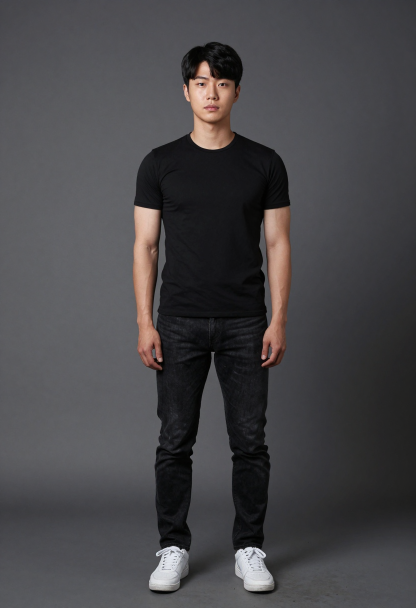
#> input picture docs/refs/character/character_sage_front_00001.png, 832 x 1216 px (shown at 1/2 size); its folder holds 4 pictures in this run
$ python contact_sheet.py
#> lines starting #> are read from the running program, lines starting #| are printed output that depends on the picture
"""Builds a review contact sheet from the generated character refs (PIL + numpy are in python_embeded).

  python_embeded\\python.exe -s tools\\comfy\\contact_sheet.py
Rows = sage / sdpa, columns = front / side / back. Output: docs/refs/character_sheet.png
"""
import os

from PIL import Image, ImageDraw

ROOT = os.path.dirname(os.path.abspath(__file__))
REF = os.path.normpath(os.path.join(ROOT, '..', '..', 'docs', 'refs'))
CELL_W, CELL_H = 416, 608
LABEL_H = 26

VIEWS = ['front', 'side', 'back']
ROWS = [('sage --use-sage-attention', 'character_sage_%s_00001.png'),
        ('sdpa baseline (no flag)', 'character_sdpa_%s_00001.png')]

cells = []
missing = []
for label, pat in ROWS:
    row = []
    for v in VIEWS:
        p = os.path.join(REF, 'character', pat % v)
        if not os.path.exists(p):
            missing.append(p)
            continue
        im = Image.open(p).convert('RGB').resize((CELL_W, CELL_H), Image.LANCZOS)
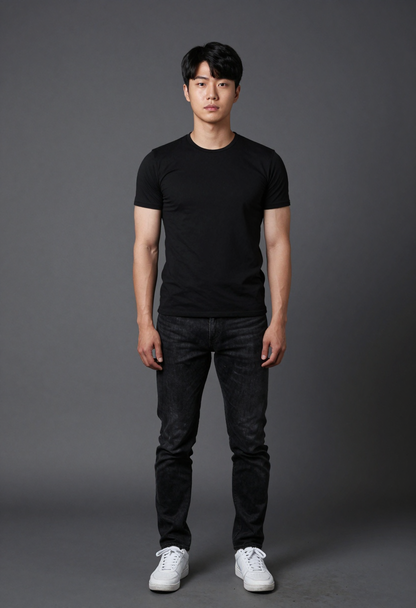
#> im: PIL image 416x608 RGB; mean R, G, B 71.3, 69.8, 72.3
        row.append((label + ' / ' + v, im))
    cells.append(row)

if missing:
    print('missing:', ', '.join(missing))

w = CELL_W * max(len(r) for r in cells)
h = (CELL_H + LABEL_H) * len(cells)
sheet = Image.new('RGB', (w, h), (24, 24, 24))
#> sheet: PIL image 1248x1268 RGB; every value is 24
d = ImageDraw.Draw(sheet)
for ri, row in enumerate(cells):
    y = ri * (CELL_H + LABEL_H)
    for ci, (label, im) in enumerate(row):
        sheet.paste(im, (ci * CELL_W, y + LABEL_H))
        d.text((ci * CELL_W + 6, y + 7), label, fill=(240, 240, 240))
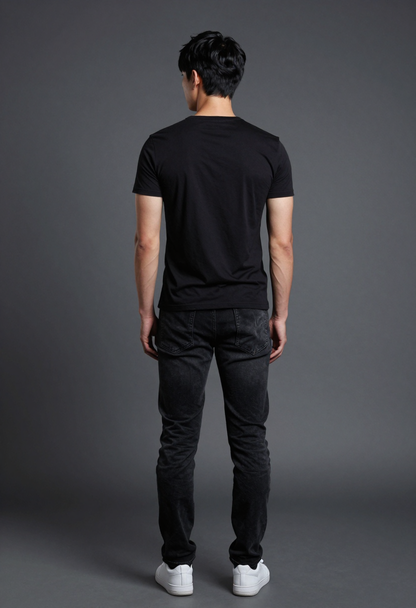
#> im: PIL image 416x608 RGB; mean R, G, B 67.4, 67.5, 71.4
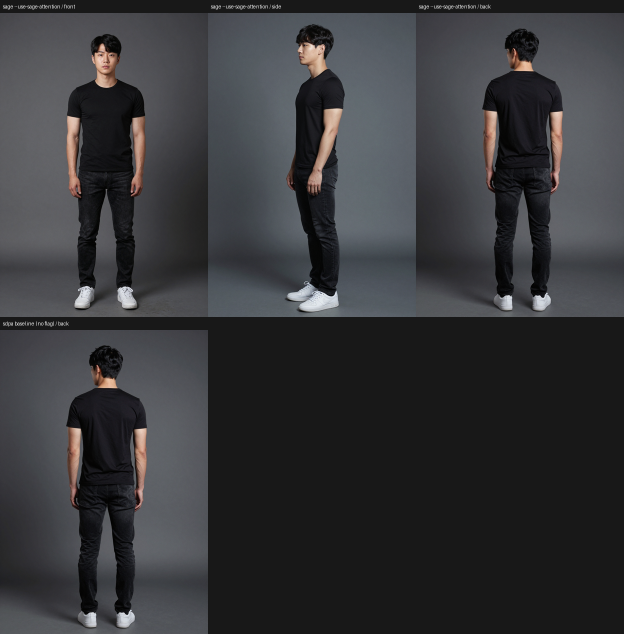
#> sheet: PIL image 1248x1268 RGB (shown at 1/2 size); mean R, G, B 54.4, 54.8, 57.3
out = os.path.join(REF, 'character_sheet.png')
sheet.save(out, optimize=True)
print('saved', out, sheet.size, str(os.path.getsize(out)) + 'B')
#| saved docs/refs/character_sheet.png (1248, 1268) 1046659B
